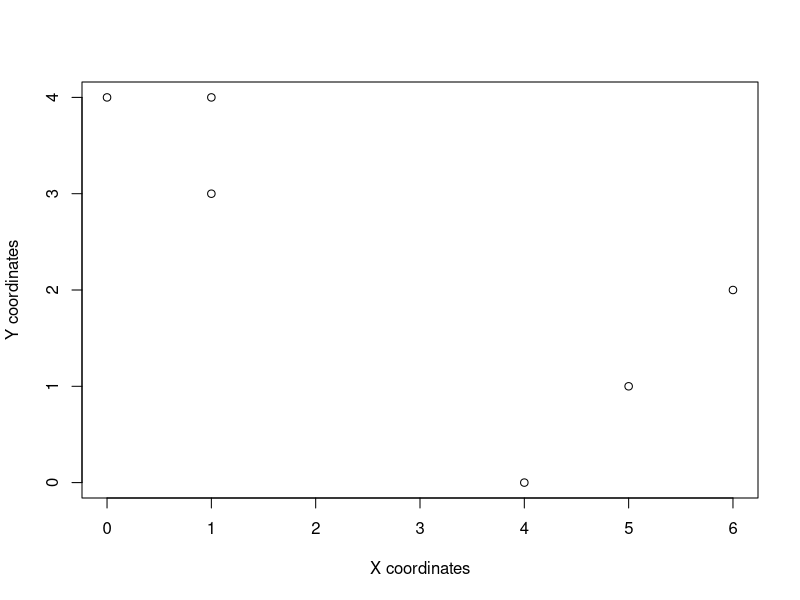
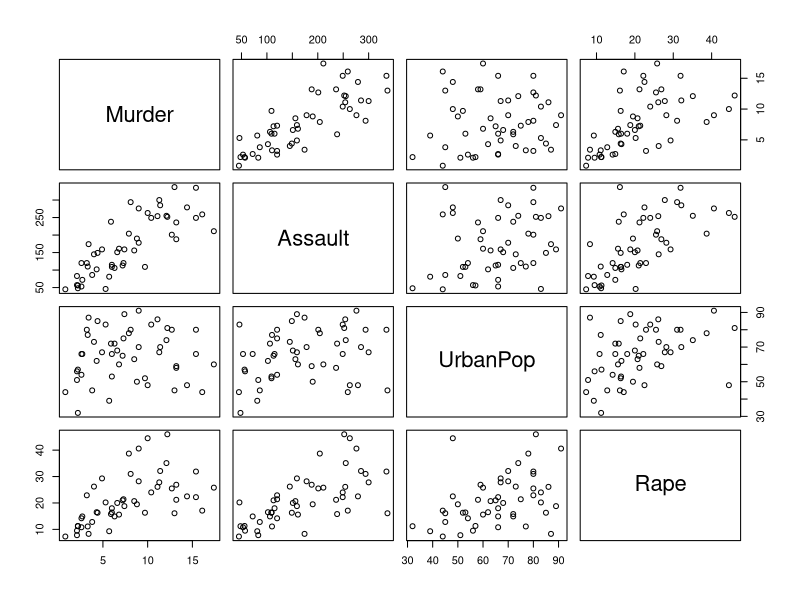
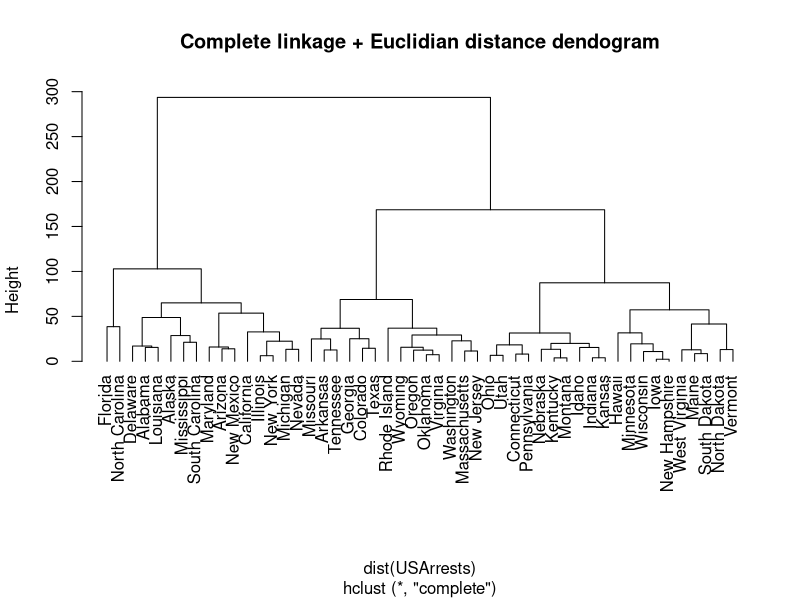
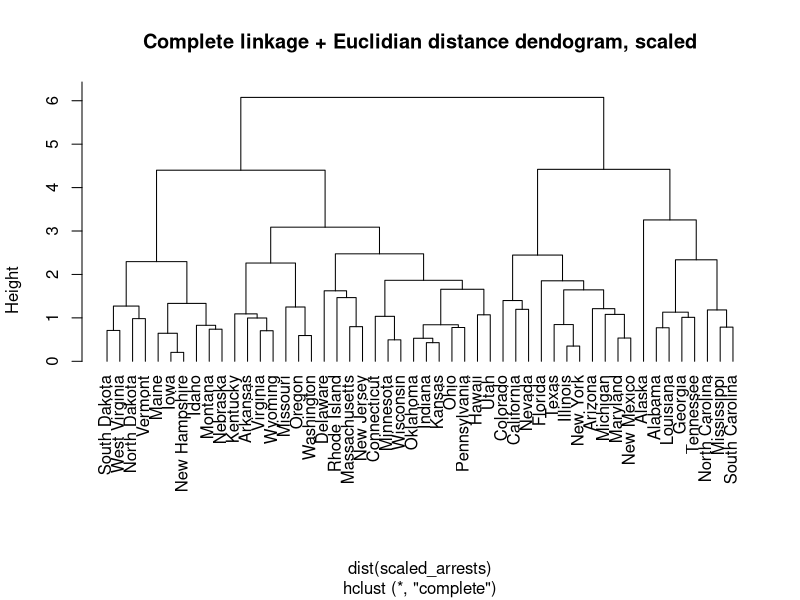

R code for these plots, in order:
## ---- chunk 1
pts = matrix(
  c(1, 1, 0, 5, 6, 4, 4, 3, 4, 1, 2, 0),
  nrow = 6,
  ncol = 2
)
colnames(pts) = c('X coordinates', 'Y coordinates')
plot(pts)
## ---- chunk 2
arrests=USArrests
plot(USArrests)
hc <- hclust(dist(USArrests), "complete")
plot(hc, hang = -1, main = 'Complete linkage + Euclidian distance dendogram')
## ---- chunk 3
# cutree returns a vector of cluster membership in the order of the original data rows examine it
clusters <- cutree(hc, k=10)

## to grab a cluster:
# cluster1 <- USArrests[clusters == 1,]

# to add the cluster ID to your data:
all_clusters <- cbind(USArrests, clusterID=clusters)

# examine the data with cluster ids attached, ordered by the 'clusterID' column
all_clusters[order(all_clusters[['clusterID']]), ]
## ---- chunk 4
scaled_arrests = scale(USArrests)
scaled_arrests
hc <- hclust(dist(scaled_arrests), "complete")
plot(hc, hang = -1, main = 'Complete linkage + Euclidian distance dendogram, scaled')
## ---- chunk 5
clusters <- cutree(hc, k=10)
all_clusters <- cbind(USArrests, clusterID=clusters)
all_clusters[order(all_clusters[['clusterID']]), ]
